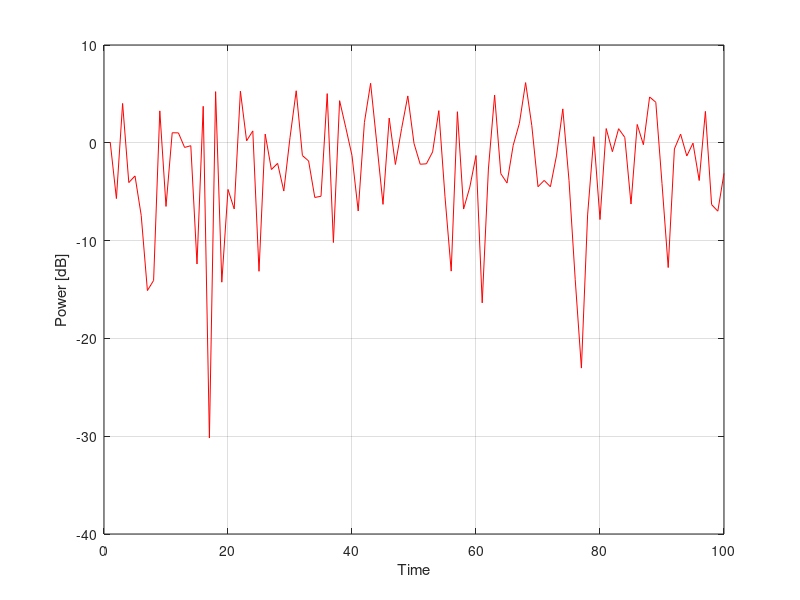

Recreate this plot in MATLAB.
clear

a =(1/sqrt(2))*(randn(100,1)+j*randn(100,1));
b =(1/sqrt(2))*(randn(100,1)+j*randn(100,1));
y1 = 20*log10(abs(a));
plot(y1,'-r')
grid
hold

y2 = 20*log10(abs(b));
y3 = 20*log10(0.5*(10.^(y1/20)+10.^(y2/20)));
%plot(y3,'-b')
xlabel('Time')
ylabel('Power [dB]')
